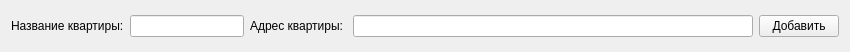
<?xml version="1.0" encoding="UTF-8"?>
<ui version="4.0">
 <class>Form</class>
 <widget class="QWidget" name="Form">
  <property name="geometry">
   <rect>
    <x>0</x>
    <y>0</y>
    <width>850</width>
    <height>52</height>
   </rect>
  </property>
  <property name="minimumSize">
   <size>
    <width>850</width>
    <height>0</height>
   </size>
  </property>
  <property name="maximumSize">
   <size>
    <width>900</width>
    <height>60</height>
   </size>
  </property>
  <property name="windowTitle">
   <string>Добавление квартиры</string>
  </property>
  <layout class="QHBoxLayout" name="horizontalLayout_3">
   <item>
    <layout class="QHBoxLayout" name="horizontalLayout_2">
     <item>
      <widget class="QLabel" name="labelName">
       <property name="text">
        <string>Название квартиры:</string>
       </property>
      </widget>
     </item>
     <item>
      <widget class="QLineEdit" name="lineEditName">
       <property name="maximumSize">
        <size>
         <width>150</width>
         <height>16777215</height>
        </size>
       </property>
      </widget>
     </item>
    </layout>
   </item>
   <item>
    <layout class="QHBoxLayout" name="horizontalLayout">
     <item>
      <widget class="QLabel" name="labelAdress">
       <property name="text">
        <string>Адрес квартиры: </string>
       </property>
      </widget>
     </item>
     <item>
      <widget class="QLineEdit" name="lineEditAddress">
       <property name="minimumSize">
        <size>
         <width>400</width>
         <height>0</height>
        </size>
       </property>
      </widget>
     </item>
     <item>
      <widget class="QPushButton" name="pushButtonAddApartmentForm">
       <property name="text">
        <string>Добавить</string>
       </property>
      </widget>
     </item>
    </layout>
   </item>
  </layout>
 </widget>
 <resources/>
 <connections/>
</ui>
